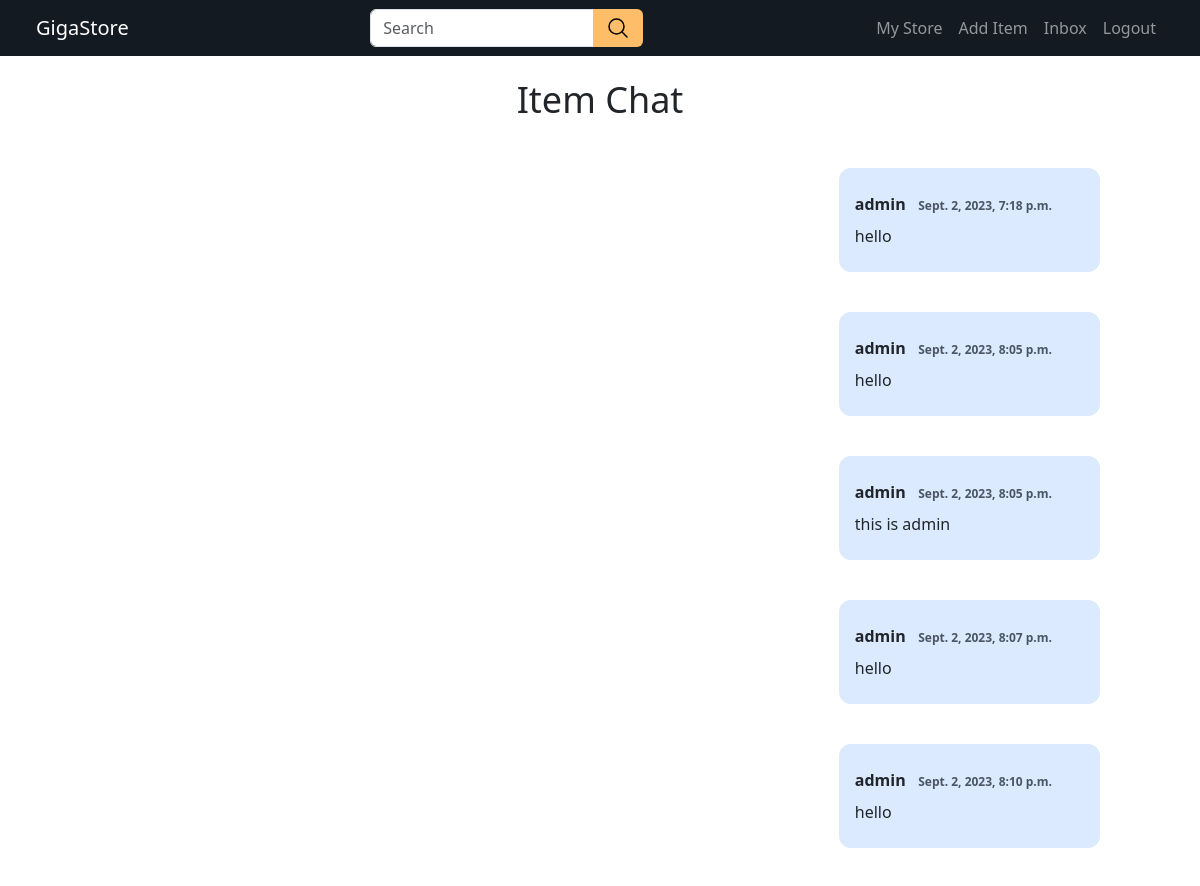
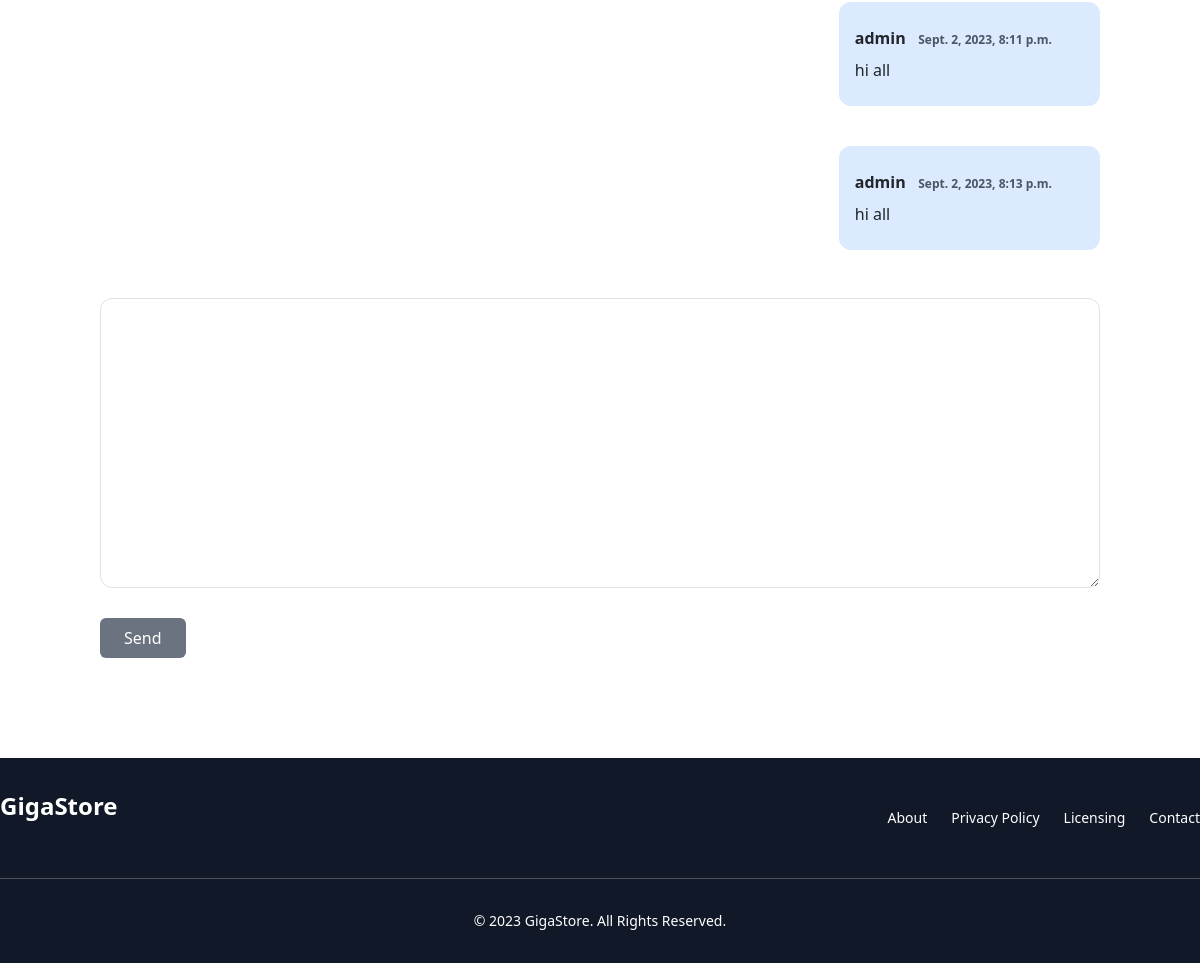
Page /inbox/item_conversation/2/ (signed in) on the committed database (2 pictures, top to bottom).
### conversation/models.py (models this page shows)
class ItemMessage(models.Model):
    conversation = models.ForeignKey(ItemConversation, related_name='messages', on_delete=models.CASCADE)
    content = models.TextField()
    sender = models.ForeignKey(User, related_name='created_messages', on_delete=models.CASCADE)
    created_at = models.DateTimeField(auto_now_add=True)

### conversation/views.py (the view)
# urls.py: path('item_conversation/<int:pk>/', views.item_conversation_detail, name='item_conversation_detail'),
@login_required
def item_conversation_detail(request, pk):
    item_conversation = ItemConversation.objects.filter(members__in=[request.user.id]).get(pk=pk)
    if request.method == 'POST':
        form = ItemMessageForm(request.POST)
        if form.is_valid():
            item_message = form.save(commit=False)
            item_message.conversation = item_conversation
            item_message.sender = request.user
            item_message.save()
            item_conversation.save()
            return redirect('conversation:item_conversation_detail', pk=pk)
    else:
        form = ItemMessageForm()
    return render(request, 'conversation/item_conversation_detail.html', {
        'item_conversation': item_conversation,
        'form': form
    })

### conversation/forms.py
class ItemMessageForm(forms.ModelForm):
    content = forms.CharField(label='', widget=forms.Textarea(attrs={'class': 'w-full py-4 px-6 rounded-xl border'}))
    class Meta:
        model = ItemMessage
        fields = ('content',)

### conversation/templates/conversation/item_conversation_detail.html (shortened to what this page needs)
{% extends 'website/base.html' %}
{% block content %}
<div class="container">
    <h1 class="mb-6 text-4xl bold text-center">Item Chat</h1>
    <br />
    <div class="space-y-4">
        {% for message in item_conversation.messages.all %}
        <div class="flex {% if message.sender == request.user %} ml-auto {% else %} mr-auto{% endif %}">
            <div class="pl-4 pr-12 py-4 {% if message.sender == request.user %}bg-blue-100 ml-auto {% else %}bg-gray-100{% endif %} rounded-xl"
                style="display: inline-block;">
                <div>
                    <p class="mb-2 font-bold">{{ message.sender.username}} &nbsp;
                        <span class="text-xs text-gray-600">{{ message.created_at }}</span>
                    </p>
                    <p>{{ message.content }}</p>
                </div>
            </div>
        </div>
        <br />
        {% endfor %}
    </div>
    <form method="post" action="." class="mt-6">
        {{ form.as_p }}
        <button type="submit"
            class="px-4 py-2 font-medium text-white bg-gray-500 rounded-md hover:bg-gray-600 mt-6">Send</button>
    </form>
</div>
{% endblock %}

### rows in the picture
ItemMessage: sender.username "admin", created_at "Sept. 2, 2023, 7:18 p.m.", content "hello"
ItemMessage: sender.username "admin", created_at "Sept. 2, 2023, 8:05 p.m.", content "hello"
ItemMessage: sender.username "admin", created_at "Sept. 2, 2023, 8:05 p.m.", content "this is admin"
ItemMessage: sender.username "admin", created_at "Sept. 2, 2023, 8:07 p.m.", content "hello"
ItemMessage: sender.username "admin", created_at "Sept. 2, 2023, 8:10 p.m.", content "hello"
ItemMessage: sender.username "admin", created_at "Sept. 2, 2023, 8:11 p.m.", content "hi all"
ItemMessage: sender.username "admin", created_at "Sept. 2, 2023, 8:13 p.m.", content "hi all"
